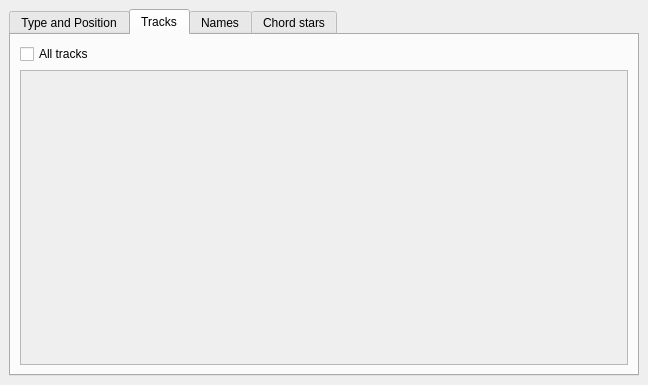
<?xml version="1.0" encoding="UTF-8"?>
<ui version="4.0">
 <class>ChordLayerSetup</class>
 <widget class="QDockWidget" name="ChordLayerSetup">
  <property name="geometry">
   <rect>
    <x>0</x>
    <y>0</y>
    <width>648</width>
    <height>385</height>
   </rect>
  </property>
  <property name="floating">
   <bool>true</bool>
  </property>
  <property name="windowTitle">
   <string>Chord layer setup</string>
  </property>
  <widget class="QWidget" name="dockWidgetContents">
   <layout class="QVBoxLayout" name="verticalLayout">
    <item>
     <widget class="QTabWidget" name="tabWidget">
      <property name="currentIndex">
       <number>1</number>
      </property>
      <widget class="QWidget" name="type">
       <attribute name="title">
        <string>Type and Position</string>
       </attribute>
       <layout class="QGridLayout" name="gridLayout_3">
        <item row="0" column="0">
         <widget class="QLabel" name="lb_type">
          <property name="text">
           <string>Type:</string>
          </property>
         </widget>
        </item>
        <item row="0" column="1" colspan="2">
         <widget class="QComboBox" name="cb_type"/>
        </item>
        <item row="1" column="0">
         <widget class="QLabel" name="lb_pos">
          <property name="text">
           <string>Relative position x, y:</string>
          </property>
         </widget>
        </item>
        <item row="1" column="1">
         <widget class="QDoubleSpinBox" name="dspb_posx">
          <property name="maximum">
           <double>1.000000000000000</double>
          </property>
          <property name="singleStep">
           <double>0.100000000000000</double>
          </property>
          <property name="value">
           <double>0.000000000000000</double>
          </property>
         </widget>
        </item>
        <item row="1" column="2">
         <widget class="QDoubleSpinBox" name="dspb_posy">
          <property name="maximum">
           <double>1.000000000000000</double>
          </property>
          <property name="singleStep">
           <double>0.100000000000000</double>
          </property>
         </widget>
        </item>
        <item row="2" column="0">
         <widget class="QLabel" name="lb_size">
          <property name="text">
           <string>Abssolute size w, h:</string>
          </property>
         </widget>
        </item>
        <item row="2" column="1">
         <widget class="QSpinBox" name="spb_sizew">
          <property name="maximum">
           <number>2000</number>
          </property>
         </widget>
        </item>
        <item row="2" column="2">
         <widget class="QSpinBox" name="spb_sizeh">
          <property name="maximum">
           <number>2000</number>
          </property>
         </widget>
        </item>
       </layout>
      </widget>
      <widget class="QWidget" name="tracks">
       <attribute name="title">
        <string>Tracks</string>
       </attribute>
       <layout class="QGridLayout" name="gridLayout">
        <item row="0" column="0">
         <widget class="QCheckBox" name="cb_allTracks">
          <property name="text">
           <string>All tracks</string>
          </property>
         </widget>
        </item>
        <item row="1" column="0">
         <widget class="QScrollArea" name="scrollChordStars">
          <property name="widgetResizable">
           <bool>true</bool>
          </property>
          <widget class="QWidget" name="scrollAreaWidgetContents">
           <property name="geometry">
            <rect>
             <x>0</x>
             <y>0</y>
             <width>606</width>
             <height>272</height>
            </rect>
           </property>
          </widget>
         </widget>
        </item>
       </layout>
      </widget>
      <widget class="QWidget" name="names">
       <attribute name="title">
        <string>Names</string>
       </attribute>
       <layout class="QGridLayout" name="gridLayout_2">
        <item row="0" column="0">
         <widget class="QComboBox" name="cb_sharpFlat">
          <item>
           <property name="text">
            <string>b</string>
           </property>
          </item>
          <item>
           <property name="text">
            <string>#</string>
           </property>
          </item>
         </widget>
        </item>
       </layout>
      </widget>
      <widget class="QWidget" name="chordStar">
       <attribute name="title">
        <string>Chord stars</string>
       </attribute>
       <layout class="QGridLayout" name="gridLayout_4">
        <item row="1" column="1">
         <widget class="QComboBox" name="combox_chordStar">
          <item>
           <property name="text">
            <string>Circle of semitones</string>
           </property>
          </item>
          <item>
           <property name="text">
            <string>Circle of fifths</string>
           </property>
          </item>
         </widget>
        </item>
        <item row="1" column="2">
         <widget class="QSpinBox" name="spb_chordStarOffset">
          <property name="maximum">
           <number>11</number>
          </property>
         </widget>
        </item>
        <item row="2" column="1">
         <widget class="QCheckBox" name="cb_dispNoteNamesStar">
          <property name="text">
           <string>Display names of notes</string>
          </property>
         </widget>
        </item>
       </layout>
      </widget>
     </widget>
    </item>
   </layout>
  </widget>
 </widget>
 <resources/>
 <connections/>
</ui>
